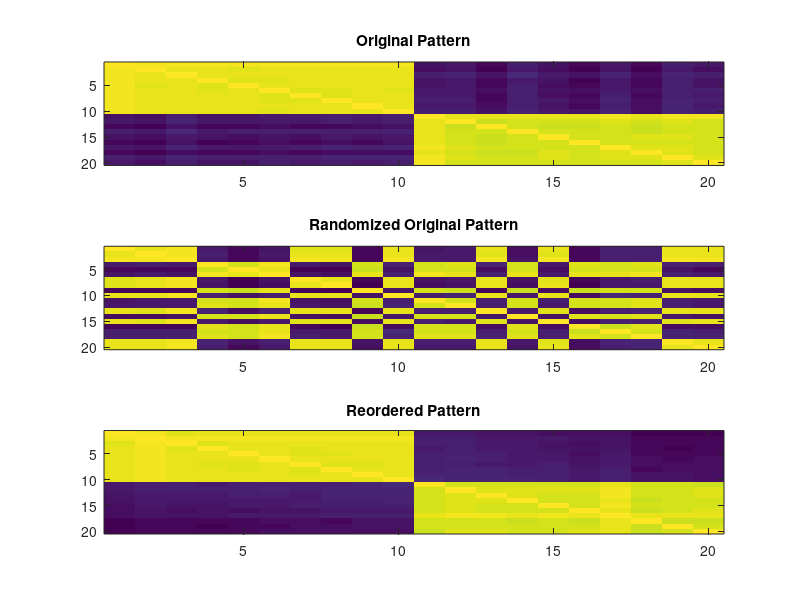

Write the MATLAB code that produced this figure.
% based on: Changes in connectivity profiles define functionally desitinct regions in
%human medial frontal cortex.PNAS
clear


%generate data
    
    %I generate timeseries (N voxels, t timesteps)
        N=20; % even!, corr matrix of size NxN
        t=100;% time samples

    %all voxels are dependent in two signals
        signal1=randn(1,t);
        signal2=randn(1,t);

    %half of voxels dependent on each of the two signals
    % and lambda is the dependence factor.
        m=N/2;
        lambda=0.8;
        
    %I put data in x

        x(1,1:t)=signal1;
        for i=2:m
            x(i,:)=(1-lambda).* randn(1,t)+ (lambda .*signal1);
        end


        x(m+1,1:t)=signal2;
        for i=m+2:2*m
            x(i,:)=(1-lambda).* randn(1,t)+ (lambda .* signal2);
        end
        
    %I call it data

    data=x';


%compute correlation
    corrMatrix=corr(data); % we want to recover this ordered structure


%FROM HERE ON VARIABLES ARE CALLED EXACTLY AS IN THE SUPPROTING TEXT OF THE
%PAPER

%mix it 
    mix=randperm(N);
    
    B=corrMatrix(mix,:);
    B=B(:,mix);

%add one to make all postive entries
    C=B+1;

%compute Q
    Q=-C;%init Q
    Q=Q-diag(diag(Q));%zeros in diagonal
    tmp=sum(Q);
    Q=Q-diag(tmp);

%compute t
    tmp2=1./sqrt(sum(C));
    t=diag(tmp2);

%compute D
    D=t*Q*t;

%eigevalue decomposition
    [W D]=eig(D);
    v=W(:,2);

%scale v
    v2=t*v;

%find the searched permutation p
    [orderedv2 permutation]=sort(v2,'ascend')

% Reorder B ;)
    orderedB=B(permutation,:);
    orderedB=orderedB(:,permutation);
    
    
%Make a plot

figure(1);clf

subplot(3,1,1)
imagesc(corrMatrix)
title('Original Pattern')

subplot(3,1,2)
imagesc(B)
title('Randomized Original Pattern')


subplot(3,1,3)
imagesc(orderedB)
title('Reordered Pattern')


